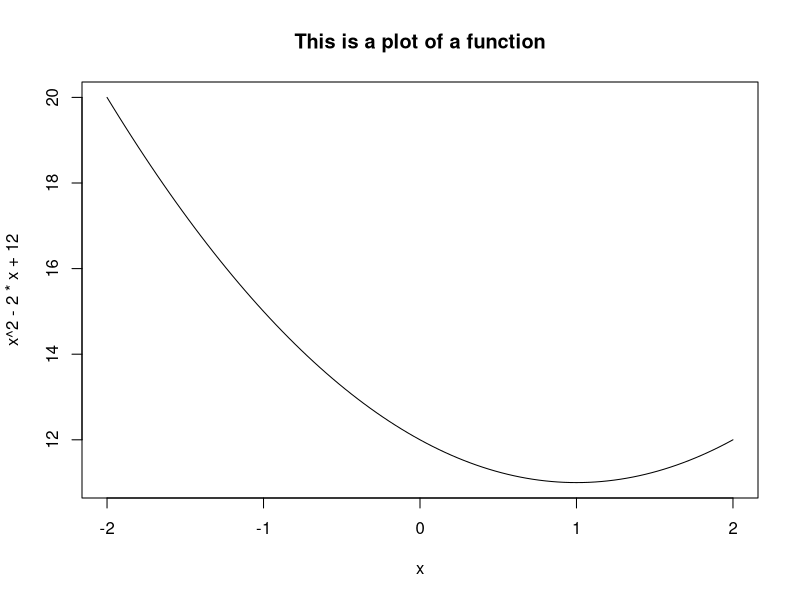
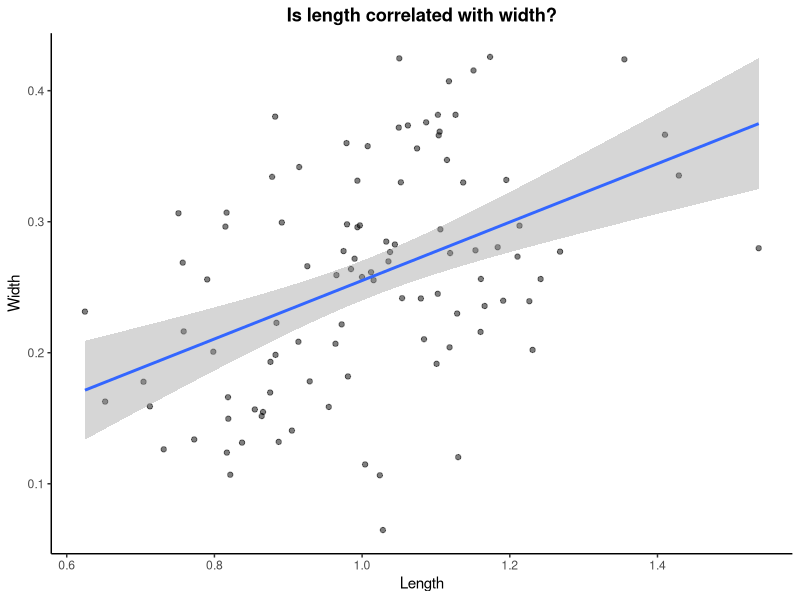

Source code (R) for these figures, in order: (Note: this script raises an error after producing the figures.)
## ---- chunk 1
curve(x^2-2*x+12,-2,2, main = "This is a plot of a function")
## ---- chunk 2
library(tidyverse)
theme_set(theme_classic())
fake.data <- tibble(Age = c(rep("1 Day", 50), 
                            rep("4 Day", 50)),
                    Length = rnorm(1, sd = .2, n = 100),
                    Noise  = c(rnorm(0, .05, n = 50),
                               rnorm(0.1, .05, n = 50)),
                    Width  = (Length*0.2 + Noise))
ggplot(fake.data,
       aes(x = Length,
           y = Width))+
  geom_point(alpha = 0.5) +
  geom_smooth(method = "lm") +
  labs(title = "Is length correlated with width?") +
  theme(plot.title = element_text(face = "bold", hjust = 0.5))

write_csv(fake.data, "data/fake.data.csv")
## ---- chunk 3
fake.data <- read_csv("data/fake.data.csv")

ggplot(fake.data,
       aes(x = Length,
           y = Width))+
  geom_point(alpha = 0.5, aes(colour = Age)) +
  geom_smooth(method = "lm", aes(group = Age, colour = Age)) +
  labs(title = "Is length correlated with width?") +
  theme(plot.title = element_text(face = "bold", hjust = 0.5))

